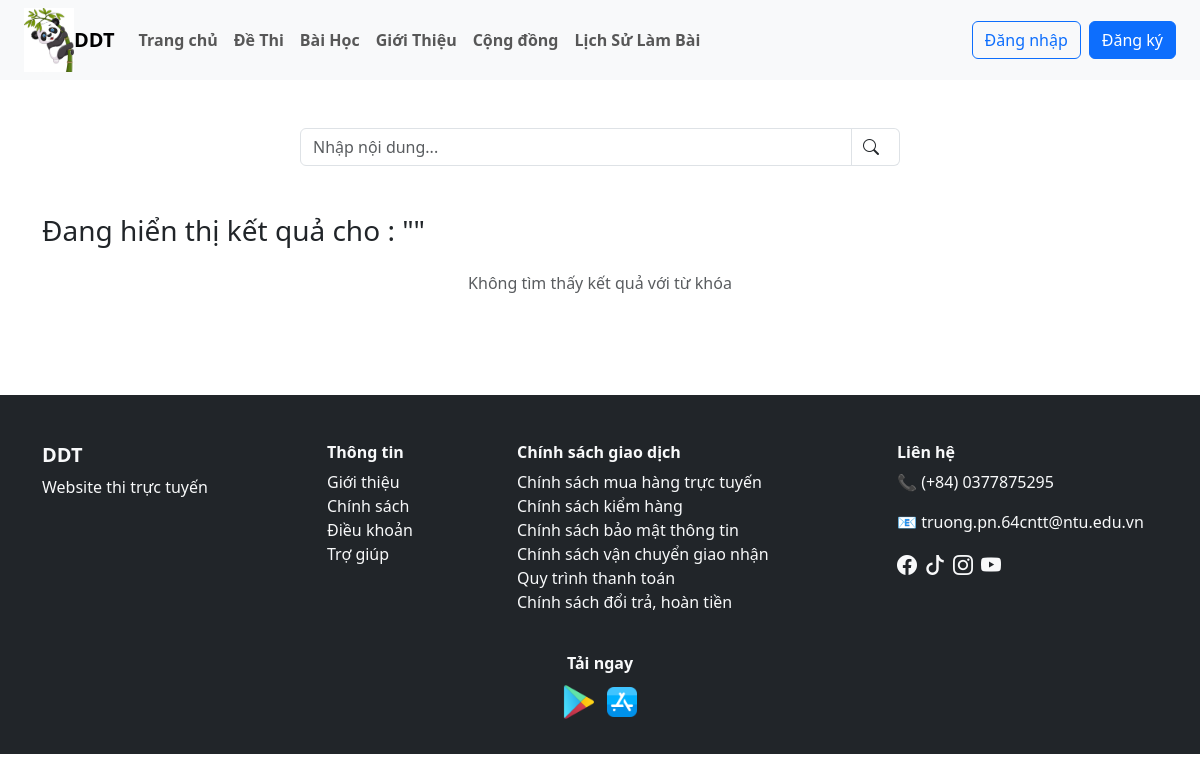
The page /user/tim_kiem.php on the database as committed earlier.
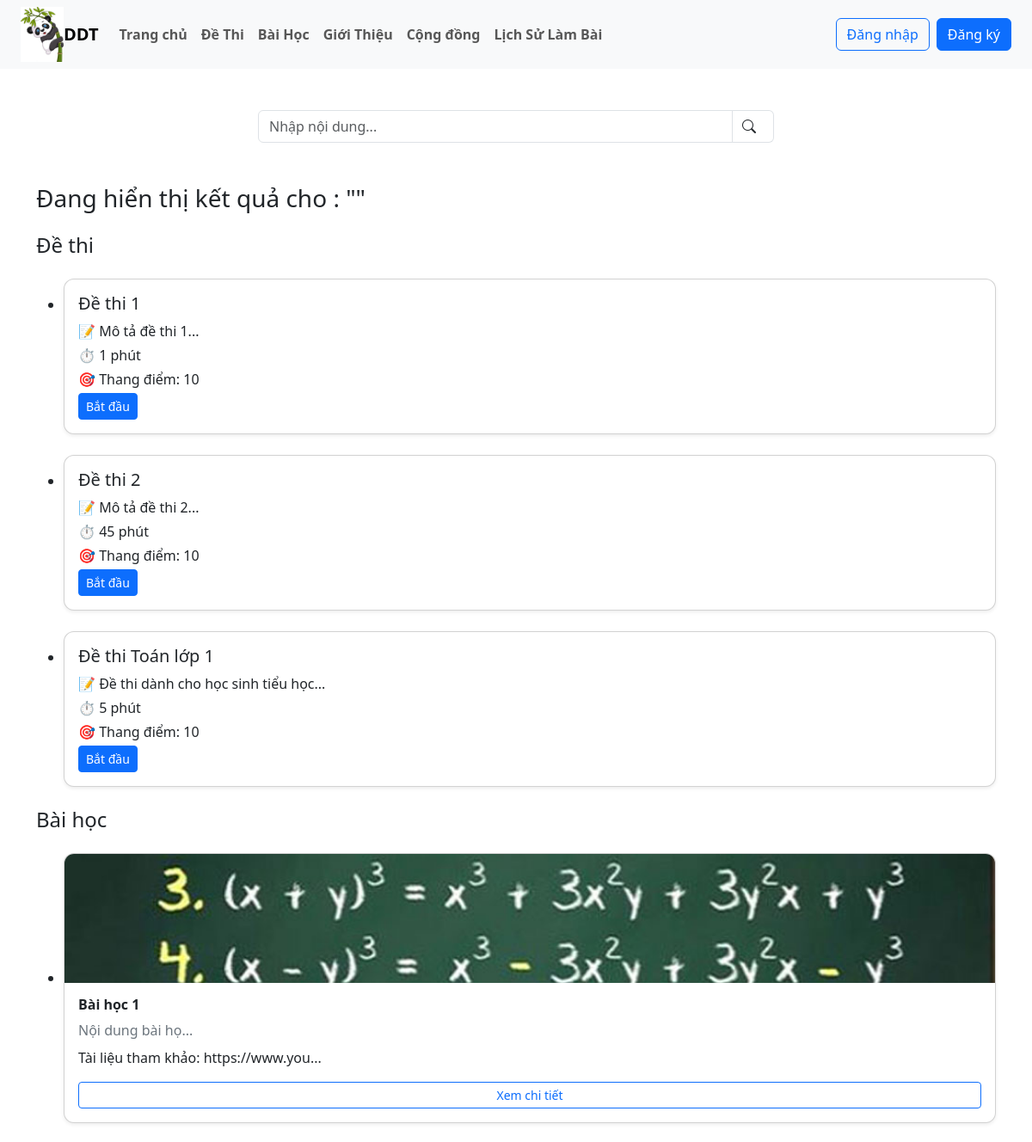
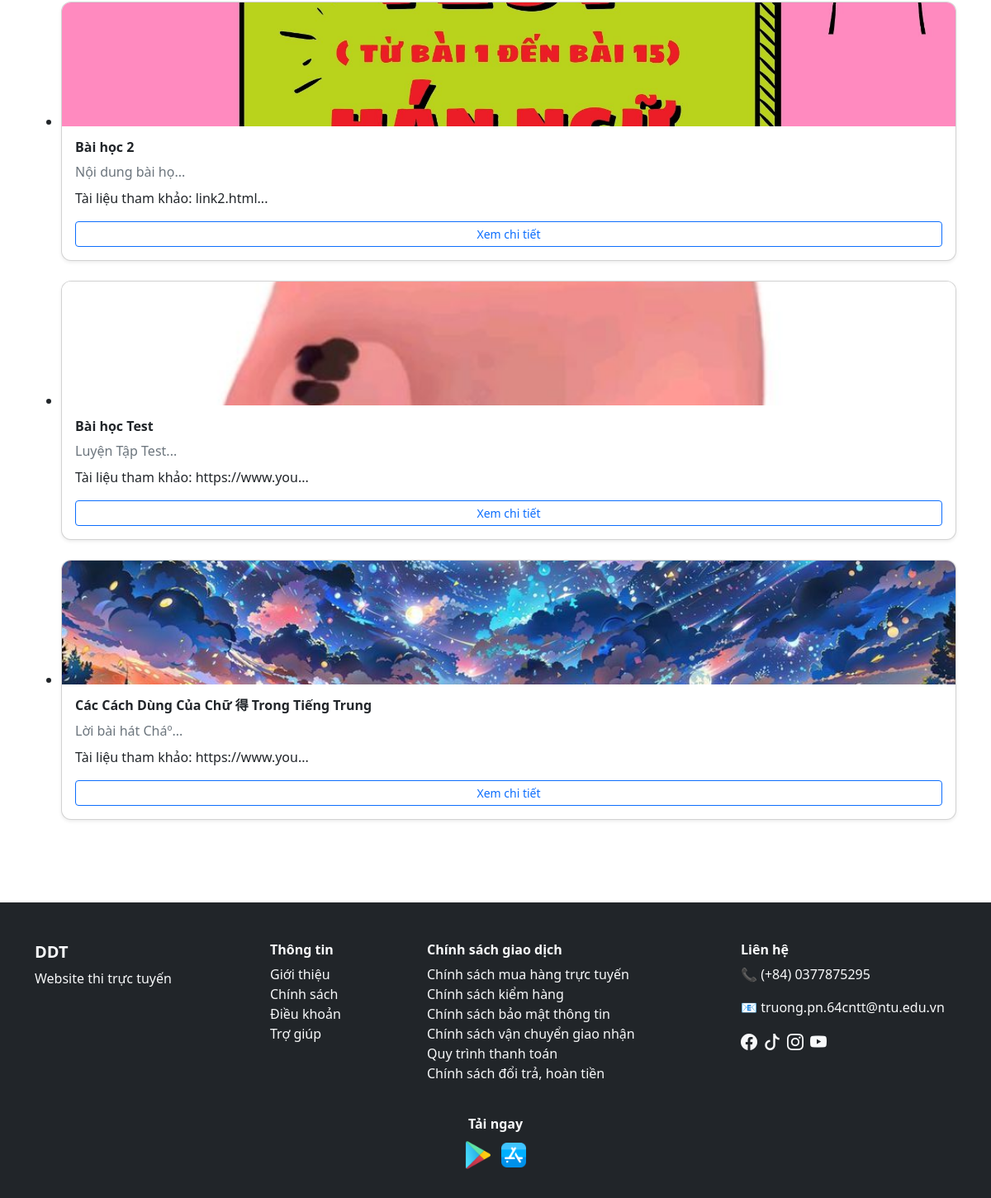
The same page on the database as committed later (2 pictures, top to bottom).
### tables this page shows
CREATE TABLE `de_thi` (
  `id` varchar(10) NOT NULL,
  `id_danh_muc` int(11) DEFAULT NULL,
  `ten_de_thi` varchar(255) NOT NULL,
  `mo_ta` text DEFAULT NULL,
  `thoi_gian` int(11) DEFAULT NULL,
  `id_bai_hoc` varchar(10) DEFAULT NULL,
  `thang_diem` int(11) DEFAULT 10,
  `ngay_tao` datetime DEFAULT current_timestamp(),
  `trang_thai` tinyint(1) NOT NULL DEFAULT 0
);

CREATE TABLE `bai_hoc` (
  `id` varchar(10) NOT NULL,
  `tieu_de` varchar(255) NOT NULL,
  `noi_dung` text DEFAULT NULL,
  `anh_bai_hoc` varchar(255) DEFAULT NULL,
  `link_bai_hoc` varchar(255) DEFAULT NULL,
  `ngay_tao` datetime DEFAULT current_timestamp(),
  `id_danh_muc` int(11) DEFAULT NULL
);

### user/tim_kiem.php (the view, shortened to what this page needs)
<?php
include_once("./header.php");
$keyword = $_GET['q'] ?? '';
$keyword = mysqli_real_escape_string($dbc, $keyword);
$limit = 10;
$page_de = isset($_GET['page_de']) ? (int)$_GET['page_de'] : 1;
$start_de = ($page_de - 1) * $limit;
$page_bh = isset($_GET['page_bh']) ? (int)$_GET['page_bh'] : 1;
$start_bh = ($page_bh - 1) * $limit;
$total_de_thi = mysqli_fetch_assoc(mysqli_query($dbc,
    "SELECT COUNT(*) AS total FROM de_thi
     WHERE ten_de_thi LIKE '%$keyword%'
        OR mo_ta LIKE '%$keyword%'"
))['total'];
$sql_de_thi = "
    SELECT * FROM de_thi
    WHERE ten_de_thi LIKE '%$keyword%'
        OR mo_ta LIKE '%$keyword%'
    LIMIT $start_de, $limit
";
$result_de_thi = mysqli_query($dbc, $sql_de_thi);
$total_bai_hoc = mysqli_fetch_assoc(mysqli_query($dbc,
    "SELECT COUNT(*) AS total FROM bai_hoc
     WHERE tieu_de LIKE '%$keyword%'
        OR noi_dung LIKE '%$keyword%'"
))['total'];
$sql_bai_hoc = "
    SELECT * FROM bai_hoc
    WHERE tieu_de LIKE '%$keyword%'
        OR noi_dung LIKE '%$keyword%'
    LIMIT $start_bh, $limit
";
$result_bai_hoc = mysqli_query($dbc, $sql_bai_hoc);
$khong_co_bai_hoc = ($total_bai_hoc == 0);
$khong_co_de_thi = ($total_de_thi == 0);
?>
<div class="container my-4">
    <form action="tim_kiem.php" method="GET">
        <div class="d-flex justify-content-center my-5">
            <div class="input-group" style="max-width: 600px;">
                <input type="text" name="q" class="form-control" placeholder="Nhập nội dung..." required>
                <button class="input-group-text bg-white border-start-0" type="submit">
                    <i class="bi bi-search me-2"></i>
                </button>
            </div>
        </div>
    </form>
    <h3>Đang hiển thị kết quả cho : "<?= htmlspecialchars($keyword) ?>"</h3>
    <?php if ($khong_co_bai_hoc && $khong_co_de_thi): ?>
    <p class="text-center text-muted mt-4">
        Không tìm thấy kết quả với từ khóa <?= htmlspecialchars($keyword) ?>
    </p>
    <?php endif; ?>
    <?php if (mysqli_num_rows($result_de_thi) > 0): ?>
    <h4 class="mt-4">Đề thi</h4>
    <ul>
        <?php while ($row = mysqli_fetch_assoc($result_de_thi)): ?>
        <li>
            <div class="card shadow-sm mt-4 mb-4" style="min-width: 250px;">
                <div class="card-body">
                    <h5 class="card-title"><?= $row['ten_de_thi'] ?></h5>
                    <p class="card-text mb-1">📝 <?= substr($row['mo_ta'], 0, 60) ?>...</p>
                    <p class="card-text mb-1">⏱️ <?= $row['thoi_gian'] ?> phút</p>
                    <p class="card-text mb-1">🎯 Thang điểm: <?= $row['thang_diem'] ?></p>
                    <a href="chi_tiet_de_thi.php?id=<?= $row['id'] ?>" class="btn btn-primary btn-sm">Bắt đầu</a>
                </div>
            </div>
        </li>
        <?php endwhile; ?>
    </ul>
    <?php endif; ?>
    <?php if (mysqli_num_rows($result_bai_hoc) > 0): ?>
    <h4 class="mt-4">Bài học</h4>
    <ul>
        <?php while ($row = mysqli_fetch_assoc($result_bai_hoc)): ?>
        <li>
            <div class="card shadow-sm mt-4 mb-4" style="min-width: 260px;">
                <?php if (!empty($row['anh_bai_hoc'])): ?>
                <img src="./image_baihoc/<?= $row['anh_bai_hoc'] ?>" class="card-img-top"
                    style="height: 150px; object-fit: cover;">
                <?php endif; ?>
                <div class="card-body">
                    <h6 class="card-title fw-bold"><?= $row['tieu_de'] ?></h6>
                    <p class="text-secondary mb-2">
                        <?= substr($row['noi_dung'], 0, 20) ?>...
                    </p>
                    <?php if (!empty($row['link_bai_hoc'])): ?>
                    <p>
                        Tài liệu tham khảo: <?= substr($row['link_bai_hoc'], 0, 15) ?>...
                    </p>
                    <?php endif; ?>
                    <a href="chi_tiet_bai_hoc.php?id_bh=<?= $row['id'] ?>" class="btn btn-outline-primary btn-sm w-100">
                        Xem chi tiết
                    </a>
                </div>
            </div>
        </li>
        <?php endwhile; ?>
    </ul>
    <?php endif; ?>
</div>
<?php
include_once("./footer.php");
?>

Rows that differ between the two databases and show on the page:
added de_thi: ten_de_thi "Đề thi 1", mo_ta "Mô tả đề thi 1", thoi_gian "1", thang_diem "10"
added de_thi: ten_de_thi "Đề thi 2", mo_ta "Mô tả đề thi 2", thoi_gian "45", thang_diem "10"
added de_thi: ten_de_thi "Đề thi Toán lớp 1", mo_ta "Đề thi dành cho học sinh tiểu học", thoi_gian "5", thang_diem "10"
added bai_hoc: anh_bai_hoc (picture), tieu_de "Bài học 1", noi_dung "Nội dung bài họ", link_bai_hoc "https://www.you"
added bai_hoc: anh_bai_hoc (picture), tieu_de "Bài học 2", noi_dung "Nội dung bài họ", link_bai_hoc "link2.html"
added bai_hoc: anh_bai_hoc (picture), tieu_de "Bài học Test", noi_dung "Luyện Tập Test", link_bai_hoc "https://www.you"
added bai_hoc: anh_bai_hoc (picture), tieu_de "Các Cách Dùng Của Chữ 得 Trong Tiếng Trung", noi_dung "Lời bài hát Cháº", link_bai_hoc "https://www.you"
Other text that changed with them:
text no longer shown: "Không tìm thấy kết quả với từ khóa"
text now shown: "Đề thi Bài học"
